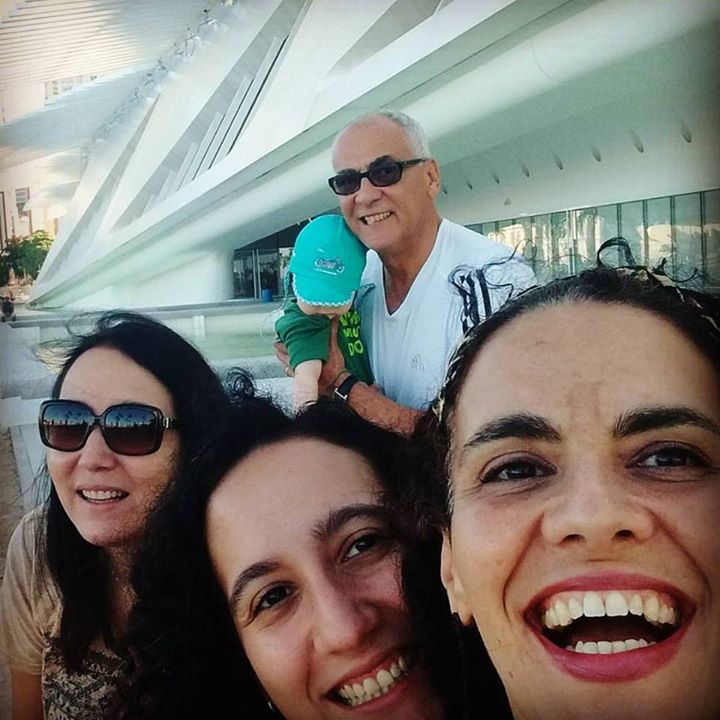
#> input picture picture.jpg, 720 x 720 px
$ jupyter execute --allow-errors 'Information Theory.ipynb'   (shell and % lines are left out)   (Python 2 division)
#> lines starting #> are read from the running program, lines starting #| are printed output that depends on the picture; after the words box and inside, x2 and y2 are one past the last pixel; in counts of white or black regions, pixels touching at a corner belong together
### Introdução - aproximação de Stirling: ###
A distribuição de Poisson é dada por:

$ Poisson(k | \lambda) = \frac{e^{-\lambda}\lambda^{k}}{k!}$, k $\epsilon$ {0, 1, 2, ...}

Para um $\lambda$ grande, a distribuição, nas redondezas de $k\approx\lambda$, pode ser aproximada por uma Normal com $\mu=\lambda$ e $\sigma=\lambda$:

$\frac{e^{-\lambda}\lambda^{k}}{k!}\approx\frac{1}{\sqrt{2\pi\lambda}}e^{\frac{-(k-\lambda)^2}{2\lambda}}$

Utilizando $k=\lambda$:

$\frac{e^{-\lambda}\lambda^{\lambda}}{\lambda!}\approx\frac{1}{\sqrt{2\pi\lambda}}$

$\lambda! \approx e^{-\lambda}\lambda^{\lambda}\sqrt{2\pi\lambda}$ **(Aproximação de Stirling)**

Utilizando o log da aproximação:

$\log\lambda! \approx {-\lambda}+ \lambda\log\lambda + \frac{1}{2}\log{2\pi\lambda}$

Essa aproximação possui a "aproximação principal" e a aproximação de baixo peso $\frac{1}{2}\log{2\pi\lambda}$. Para simplificar o cálculo, vamos cortar a aproximação de baixo peso.

A partir dessa aproximação, é possível aproximar o termo $\log\binom{N}{k}$:

$\log\binom{N}{k} \equiv \log\frac{N!}{k!(N-k)!} \equiv \log{N!} - \log{(N-k)!} - \log{k!}$

$\approx N \log{N} - N - (N-k)\log{(N-k)} + (N-k) - k \log{k} + k $

Somando e subtraindo $k\log{N}$

$\approx (N-k)\log{\frac{N}{N-k}} + k\log{\frac{N}{k}} $

Multiplicando e dividindo por N:

$\approx N \left [ \frac{N-k}{N}\log{\frac{N}{N-k}} + \frac{k}{N}\log{\frac{N}{k}} \right ]$

Utilizando $x=\frac{k}{N}$:

$\approx N \left [ (1-x)\log{\frac{1}{1-x}} + x\log{\frac{1}{x}} \right ]$

Se definirmos a **entropia binária** como:

$H_2(x) = x\log{\frac{1}{x}} + (1-x)\log{\frac{1}{1-x}}$

Podemos reescrever a aproximação do termo $\log\binom{N}{k}$ como:

$\log\binom{N}{k} \approx NH_2(\frac{k}{N})$

Como todos os termos são logaritmicos, é possível reescrever aplicando o log em base 2:

$\binom{N}{k} \approx 2^{NH_2(\frac{k}{N})}$

[cell 1]
import matplotlib.pyplot as plt
import numpy as np
from PIL import Image

[cell 2]
x = np.arange(0.001, 1, 0.01)
def entropy(x):
    return x * np.log2(1/x) + (1-x) * np.log2(1/(1-x))
h = entropy(x)
plt.plot(x,h)
idx_max = np.argmax(h)
print("O ponto máximo foi encontrado em: %.2f" % x[idx_max])
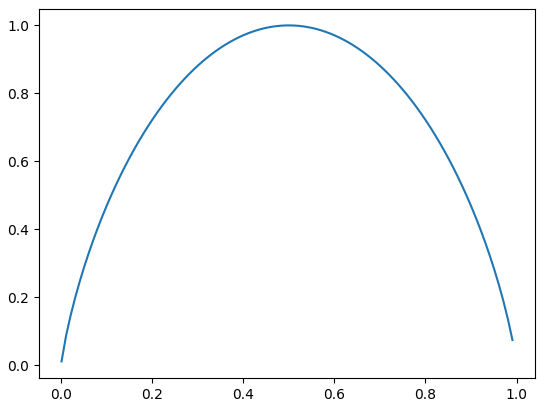
#> figure drawn by matplotlib, 1 panel; curve peaks at x = 0.501, y = 1

### Noisy Communication Channel (Q1.2 e Q1.3) ###

Probabilidade de erro de 1 bit: $f$

Probabilidade de erro com 3 bits: todas as combinações onde 2 erros podem acontecer **(distribuição binomial)**.

$E_3 =  \binom{3}{2} f^2 (1-f) + \binom{3}{3}f^3 = 3f^2(1-f) + f^3$

Essa expressão é da ordem de $O(f^2) < O(f)$, portanto a ordem de grandeza do erro com repetição de 3 bits é menor do que sem repetição.

Probabilidade de erro com N bits: todas as combinações onde $\frac{N+1}{2}$ erros podem acontecer **(distribuição binomial)**.

$E_N = \sum\limits_{n=\frac{N+1}{2}}^N \binom{N}{n} f^n (1-f)^{N-n}$ para N ímpar

[cell 3]
from math import factorial
def entropy(x):
    if x == 1:
        return 0
    return x * np.log2(1/x) + (1-x) * np.log2(1/(1-x))

def error_terms(f=0.1, N=1, mode=''):
    ni = (N+1)//2
    i = ni
    error = []
    for i in range(ni, N+1):
        if mode == 'stirling':
            # Probabilidade de erro com a aproximação de Stirling
            comb = 2**(N*entropy(i/N))
        else:
            # Probabilidade de erro sem a aproximação de Stirling
            comb = factorial(N)/(factorial(i)*factorial(N-i))
        error.append(comb * f**i * (1-f)**(N-i))
    return error

def error_probability(f=0.1, N=1, mode=''):
    error = error_terms(f,N, mode)
    return np.asarray(error).sum()

[cell 4]
f = 0.1
error_list  = []
rate = []
labels = []
for N in range(3, 13, 2):
    error_list.append(error_probability(f, N))
    rate.append(1/N)
    labels.append("R%d" % N)

for N in range(20, 61, 10):
    error_list.append(error_probability(f, N))
    rate.append(1/N)
    labels.append("R%d" % N)

fig, (ax, bx) = plt.subplots(1, 2, figsize=(15,5))
ax.plot(rate, error_list, '--')
ax.plot(rate, error_list, 'o')
for label, x, y in zip(labels, rate, error_list):
    ax.annotate(
        label,
        xy=(x, y), xytext=(-20, 20),
        textcoords='offset points', ha='right', va='bottom',
        bbox=dict(boxstyle='round,pad=0.5', fc='yellow', alpha=0.5),
        arrowprops=dict(arrowstyle = '->', connectionstyle='arc3,rad=0'))

bx.plot(rate, np.log(error_list), '--',)
bx.plot(rate, np.log(error_list), 'o',)
for label, x, y in zip(labels, rate, error_list):
    bx.annotate(
        label,
        xy=(x, np.log(y)), xytext=(-20, 20),
        textcoords='offset points', ha='right', va='bottom',
        bbox=dict(boxstyle='round,pad=0.5', fc='yellow', alpha=0.5),
        arrowprops=dict(arrowstyle = '->', connectionstyle='arc3,rad=0'))
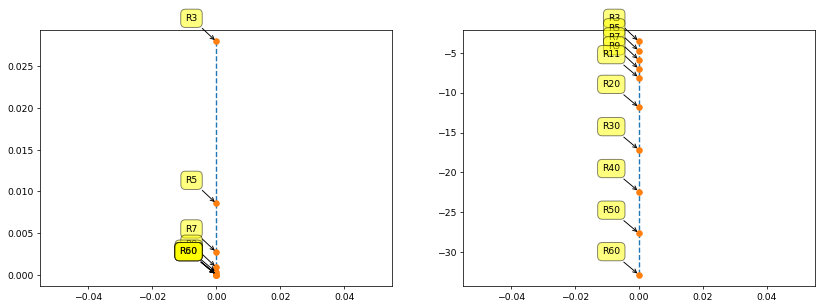
#> figure drawn by matplotlib, 2 panels

[cell 5]
# Probabilidade de erro sem repetição
f = 0.1
N = 1
print("A probabilidade de erro com f=%.2f sem repetição é de %0.4f" % (f, error_probability(f, N)))

# Probabilidade de erro com repetição
N = 3
print("A probabilidade de erro com f=%.2f e repetição de %d bits é de %0.16f" % (f, N, error_probability(f, N)))

# Probabilidade de erro sem repetição
f = 0.05
N = 1
print("A probabilidade de erro com f=%.2f sem repetição é de %0.4f" % (f, error_probability(f, N)))

# Probabilidade de erro com repetição
N = 3
print("A probabilidade de erro com f=%.2f e repetição de %d bits é de %0.16f" % (f, N, error_probability(f, N)))

Usando a aproximação de Stirling na equação anterior e utilizando somente o primeiro termo:

$E_N = 2^{NH_2(\frac{N+1}{2N})} f^\frac{N+1}{2} (1-f)^\frac{N-1}{2}$ para N ímpar

##### Podemos então calcular quão maior o primeiro termo é em relação ao segundo: #####

$\frac{E_1}{E_2} = \frac{2^N 2^{H_2(\frac{N+1}{2N})} f^\frac{N+1}{2} (1-f)^\frac{N-1}{2}}{2^N 2^{H_2(\frac{N+3}{2N})} f^\frac{N+3}{2} (1-f)^\frac{N-3}{2}}$

Se considerarmos um N grande, $H_2(\frac{N+1}{2N}) \approx \frac{1}{2}$  e $H_2(\frac{N+3}{2N}) \approx \frac{1}{2}$:

$\frac{E_1}{E_2} \approx \frac{f^\frac{N+1}{2} (1-f)^\frac{N-1}{2}}{f^\frac{N+3}{2} (1-f)^\frac{N-3}{2}}$

$\frac{E_1}{E_2} \approx \frac{f^\frac{N+1}{2} (1-f)^\frac{N-1}{2}}{f^\frac{N+3}{2} (1-f)^\frac{N-3}{2}}$

$\frac{E_1}{E_2}\approx \frac{1-f}{f}$

[cell 6]
# Termos da soma do erro
def calculate_error_terms(f=0.1, N=60, mode=''):
#> called with f = 0.1, N = 120, mode = ''
    argmaxs = []
    ratio = []
    for n in range(3,N,2):
        e_terms = error_terms(f, n, mode)
        nargmax = np.argmax(e_terms)
        argmaxs.append(nargmax)
        max_term = e_terms[nargmax]
        del e_terms[nargmax]
        nargmax = np.argmax(e_terms)
        max_term2 = e_terms[nargmax]
        ratio.append(max_term/max_term2)
    return ratio, argmaxs

[cell 7]
f = 0.1
N = 120
ratio, argmaxs = calculate_error_terms(f, N, mode='')
#> (the rest of this cell did not finish here and is left out)

##### Para estimar o número de repetições dado um valor de erro desejado, podemos fazer a conta ao inverso: #####

A partir da equação aproximada:

$E_N = 2^{NH_2(\frac{N}{2})} f^\frac{N}{2} (1-f)^\frac{N}{2} $

$\log E_N = \frac{N}{2} \log(4f(1-f))$

$N =\frac{2 \log E_N}{\log(4f(1-f))}$

[cell 8]
def calculate_n(error=10e-15, f=0.1):
    n = 2*np.log2(error)/np.log2(4*f*(1-f))
    return n

error = 10e-15
# Dado um erro de 10e-15, calcular o número de repetições em um canal de f=0.1
print("O número de repetições para um erro de %.2E necessárias é de ~%d." % (error, calculate_n()))

#### Enviando uma mensagem através de um canal ruidoso com repetição ###

[cell 9]
# Carrega imagem em preto e branco
jpgfile = Image.open("picture.jpg").convert('L')
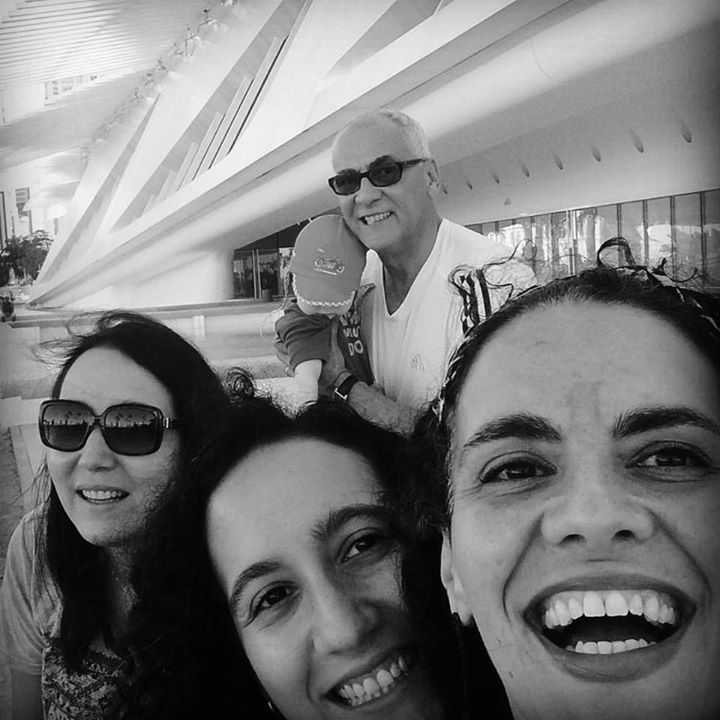
#> jpgfile: PIL image 720x720 L; min 0, max 254, mean 122.1
data = jpgfile.point(lambda x: 0 if x<128 else 255, '1')
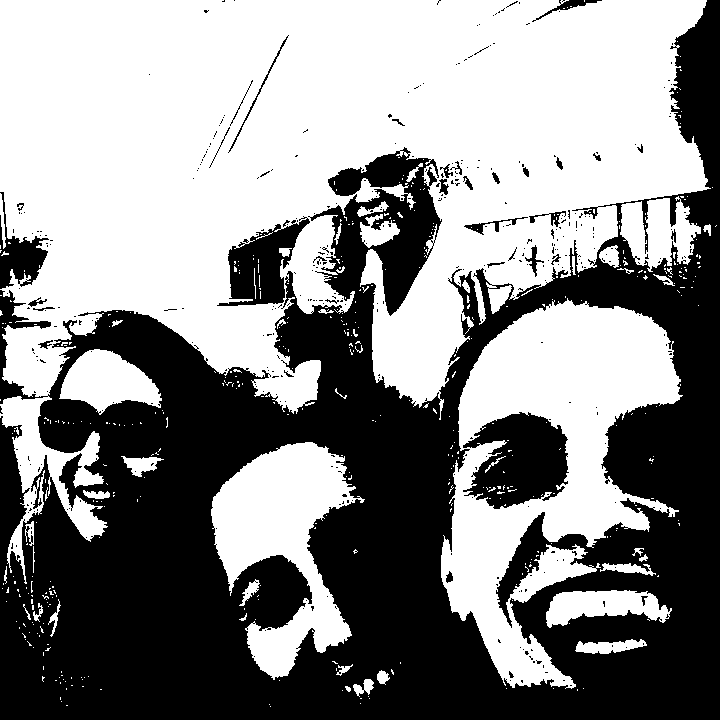
#> data: PIL image 720x720 1; 54.3% white; 394 black regions (359 under 20 px), largest, box (x1, y1, x2, y2) and area: (0, 0, 720, 720) 220832, (463, 412, 569, 509) 6839, (217, 216, 310, 306) 3904

def encode(data, repetition):
#> called with repetition = 1
    data_transmited = np.asarray(data, np.uint8)
    transmission_shape = (data_transmited.shape[0], data_transmited.shape[1]*repetition)
#> transmission_shape = (720, 720)
#> in send, `data_received = data_transmited ^ noise`:
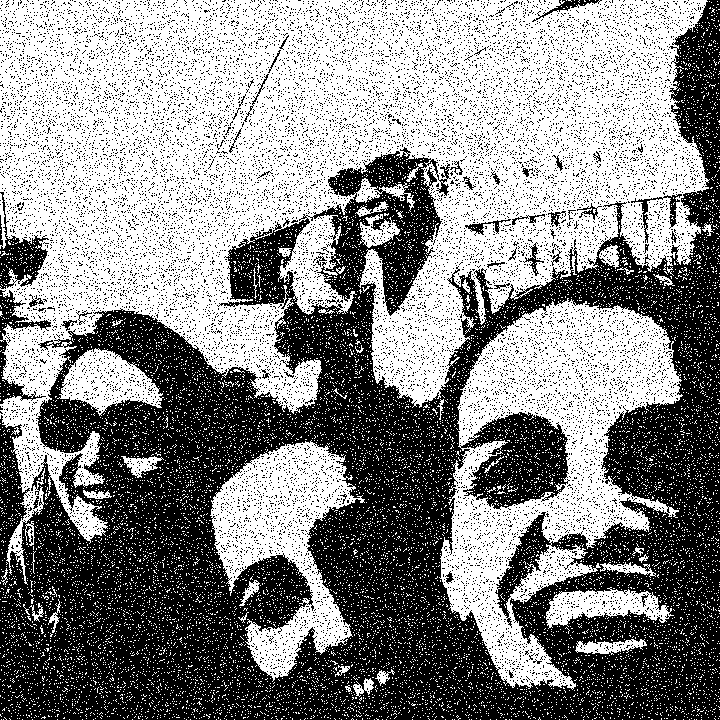
#> data_received: shape (720, 720) int64; values 0 (black) and 1 (white), 53.5% white; 16721 black regions (16674 under 20 px), largest, box (x1, y1, x2, y2) and area: (0, 0, 720, 720) 208836, (0, 192, 49, 289) 1705, (0, 290, 51, 404) 1322
    data_transmited = np.repeat(data_transmited, repetition)
    data_transmited = data_transmited.reshape(transmission_shape[0], transmission_shape[1])

    return data_transmited

def decode(data, repetition):
#> called with repetition = 1
    received_shape = (data.shape[0], data.shape[1]/repetition)
#> received_shape = (720, 720)
    data_received = np.asarray(data, np.uint8)
    data_received = data_received.reshape(received_shape[0]*received_shape[1], repetition)
    data_received = np.argmax(np.apply_along_axis(np.bincount, 1, data_received, minlength=2), axis=1)
    data_received = data_received.reshape(received_shape)
    data_received = np.asarray(data_received, np.uint8)

    return data_received

def send(data, f=0.1, repetition=1):

    # Encode transmitted data
    data_transmited = encode(data, repetition)

    # Add noise when going through channel
    noise = np.random.choice([0, 1], size=data_transmited.shape, p=[1-f, f])
    data_received = data_transmited ^ noise

    # Decode received data
    data_received = decode(data_received, repetition)

    # Convert to image format
    i = Image.fromarray(data_received)
    data_recovered = i.point(lambda x: 0 if not x else 255, '1')

    return data_recovered

# Coloca ruído com probabilidade f = 0.1
f = 0.1
n = 30
data1 = send(data, f, 1)
data3 = send(data, f, n)
#> call 2 of encode, with repetition = 30
#> in encode (call 2), `data_transmited = data_transmited.reshape(transmission_shape[0], trans..`:
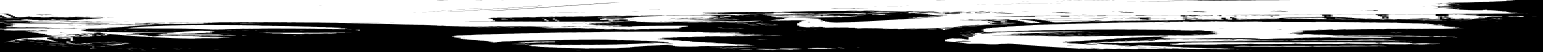
#> data_transmited: shape (720, 21600) (shown at 1/14 size); values 0 (black) and 1 (white), 54.3% white; 394 black regions, largest, box (x1, y1, x2, y2) and area: (0, 0, 21600, 720) 6624960, (13890, 412, 17070, 509) 205170, (6510, 216, 9300, 306) 117120
#> in send (call 2), `data_received = data_transmited ^ noise`: data_received: shape (720, 21600) int64; values 0 (black) and 1 (white), 53.5% white; 515804 black regions (515137 under 20 px), largest, box (x1, y1, x2, y2) and area: (0, 0, 21600, 720) 6213956, (6631, 213, 9273, 310) 107556, (6886, 33, 8642, 155) 6670

_, (ax, bx, cx) = plt.subplots(1, 3, figsize=(20,20))
ax.imshow(data)
ax.set_title("original")
bx.imshow(data1)
bx.set_title("f=%.2f - repetitions %d" %(f,1))
cx.imshow(data3)
cx.set_title("f=%.2f - repetitions %d" %(f,n))
plt.show()
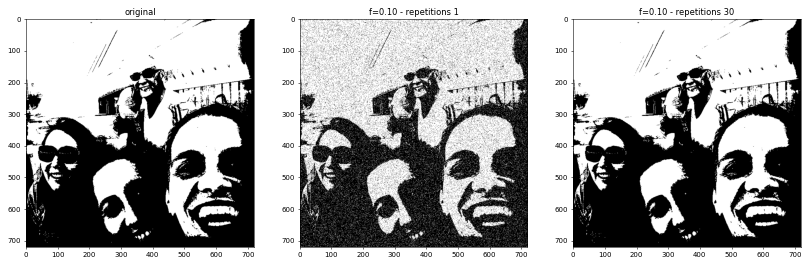
#> figure drawn by matplotlib, 3 panels

[cell 10]
# Coloca ruído com probabilidade f = 0.4
f = 0.4
n = 30
data1 = send(data, f, 1)
#> call 3 of send, with f = 0.4, repetition = 1
#> in send (call 3), `data_received = data_transmited ^ noise`:
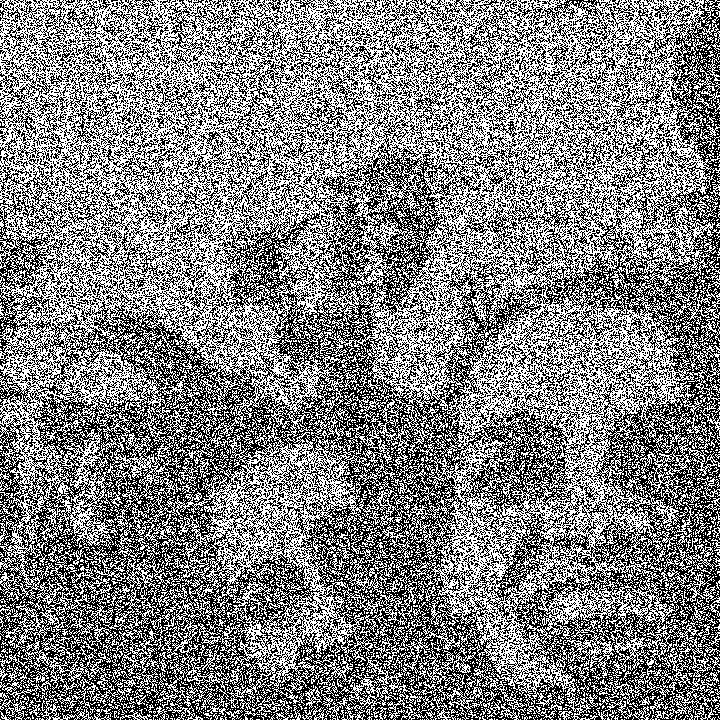
#> data_received: shape (720, 720) int64; values 0 (black) and 1 (white), 50.7% white; black in thin lines or dots
#> in send (call 3), `data_recovered = i.point(lambda x: 0 if not x else 255, '1')`: data_recovered: PIL image 720x720 1; 50.7% white; black in thin lines or dots
data3 = send(data, f, n)
#> in send (call 4), `data_received = data_transmited ^ noise`: data_received: shape (720, 21600) int64; values 0 (black) and 1 (white), 50.9% white; black in thin lines or dots
#> call 4 of decode, with repetition = 30
#> in decode (call 4), `data_received = data_received.reshape(received_shape)`:
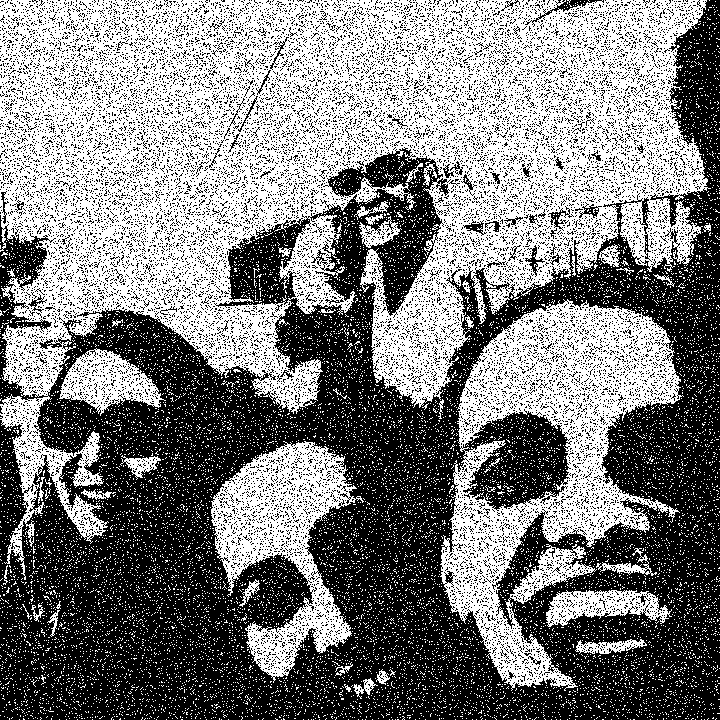
#> data_received: shape (720, 720) int64; values 0 (black) and 1 (white), 49.3% white; 13814 white regions (13773 under 20 px), largest, box (x1, y1, x2, y2) and area: (0, 0, 711, 580) 173311, (440, 299, 684, 691) 35617, (211, 441, 364, 683) 14377

_, (ax, bx, cx) = plt.subplots(1, 3, figsize=(20,20))
ax.imshow(data)
ax.set_title("original")
bx.imshow(data1)
bx.set_title("f=%.2f - repetitions %d" %(f,1))
cx.imshow(data3)
cx.set_title("f=%.2f - repetitions %d" %(f,n))
plt.show()
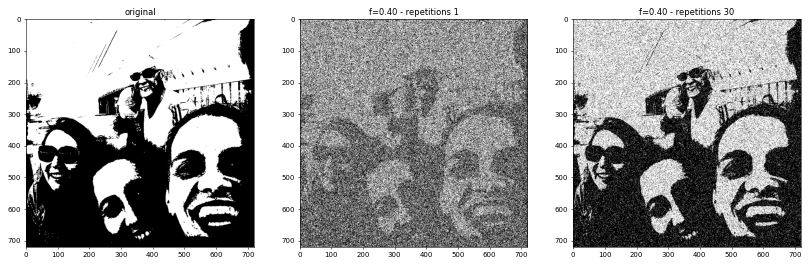
#> figure drawn by matplotlib, 3 panels
